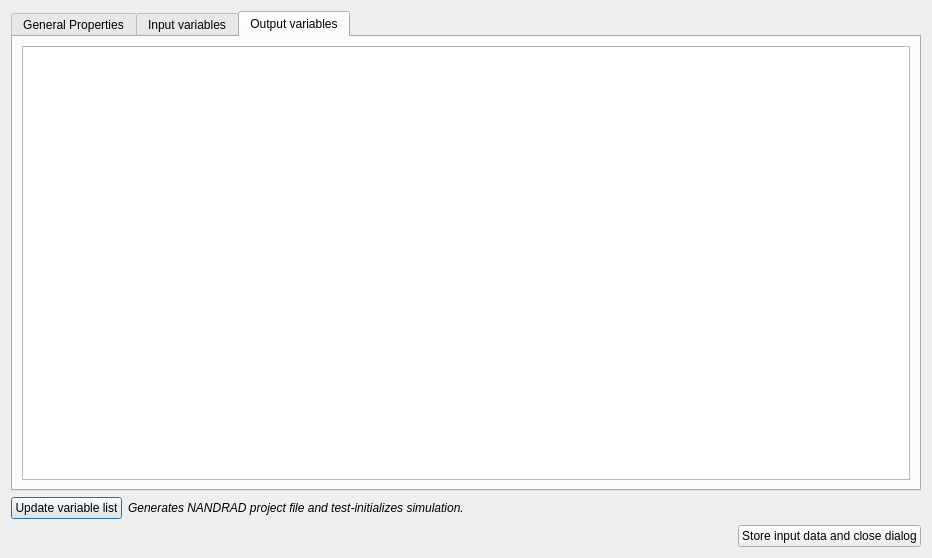
<?xml version="1.0" encoding="UTF-8"?>
<ui version="4.0">
 <class>SVSimulationExportFMIDialog</class>
 <widget class="QDialog" name="SVSimulationExportFMIDialog">
  <property name="geometry">
   <rect>
    <x>0</x>
    <y>0</y>
    <width>932</width>
    <height>558</height>
   </rect>
  </property>
  <property name="windowTitle">
   <string>Start building energy simulation</string>
  </property>
  <layout class="QVBoxLayout" name="verticalLayout_3">
   <item>
    <widget class="QTabWidget" name="tabWidget">
     <property name="currentIndex">
      <number>2</number>
     </property>
     <widget class="QWidget" name="tabGeneral">
      <attribute name="title">
       <string>General Properties</string>
      </attribute>
     </widget>
     <widget class="QWidget" name="tabInputVariables">
      <attribute name="title">
       <string>Input variables</string>
      </attribute>
      <layout class="QVBoxLayout" name="verticalLayout">
       <item>
        <widget class="QTableWidget" name="tableWidgetInputVars"/>
       </item>
      </layout>
     </widget>
     <widget class="QWidget" name="tabOutputVariables">
      <attribute name="title">
       <string>Output variables</string>
      </attribute>
      <layout class="QVBoxLayout" name="verticalLayout_2">
       <item>
        <widget class="QTableWidget" name="tableWidgetOutputVars"/>
       </item>
      </layout>
     </widget>
    </widget>
   </item>
   <item>
    <layout class="QHBoxLayout" name="horizontalLayout_2">
     <item>
      <widget class="QPushButton" name="pushButtonUpdateVariableList">
       <property name="text">
        <string>Update variable list</string>
       </property>
      </widget>
     </item>
     <item>
      <widget class="QLabel" name="label">
       <property name="font">
        <font>
         <italic>true</italic>
        </font>
       </property>
       <property name="text">
        <string>Generates NANDRAD project file and test-initializes simulation.</string>
       </property>
      </widget>
     </item>
     <item>
      <spacer name="horizontalSpacer_2">
       <property name="orientation">
        <enum>Qt::Horizontal</enum>
       </property>
       <property name="sizeHint" stdset="0">
        <size>
         <width>40</width>
         <height>20</height>
        </size>
       </property>
      </spacer>
     </item>
    </layout>
   </item>
   <item>
    <layout class="QHBoxLayout" name="horizontalLayout">
     <item>
      <spacer name="horizontalSpacer">
       <property name="orientation">
        <enum>Qt::Horizontal</enum>
       </property>
       <property name="sizeHint" stdset="0">
        <size>
         <width>530</width>
         <height>20</height>
        </size>
       </property>
      </spacer>
     </item>
     <item>
      <widget class="QPushButton" name="pushButtonClose">
       <property name="text">
        <string>Store input data and close dialog</string>
       </property>
      </widget>
     </item>
    </layout>
   </item>
  </layout>
 </widget>
 <resources/>
 <connections/>
</ui>
